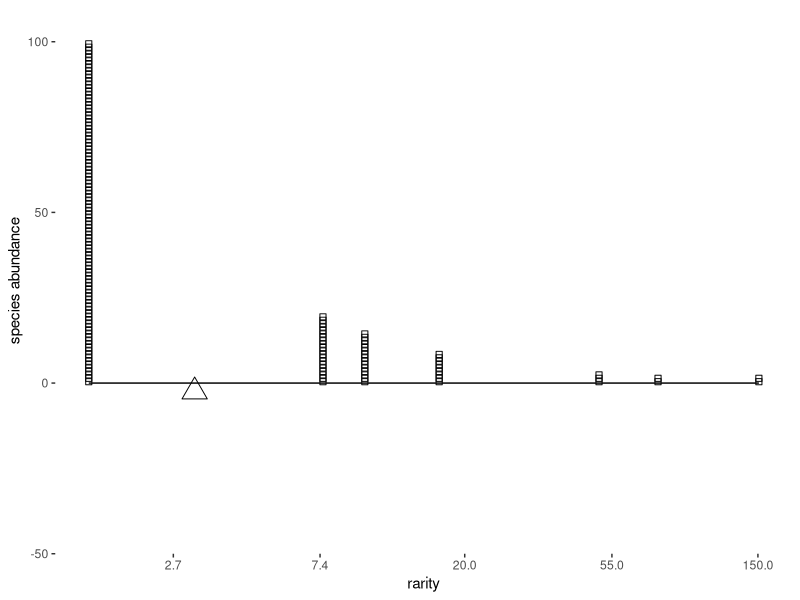

This figure's R source:
library(tidyverse)
library(ggthemes)

## TODO
## Not worry too much
## stacking of repeats
## goff (a formula and maybe an argument)
## Control triangle position
## Worry about limits

theme_set(theme_tufte(base_family = "sans"))
library(scales) # trans_new() is in the scales library

epsPretty <- 0
offStart <- 0

pfun=function(x, pow, offset=offStart){
	if (pow==0) return(log(x))
	r <- sign(pow)*(x+offset)^pow
	## cat("pfun", x, "pow", pow, "v", r, "\n")
	return(r)
}

ipfun=function(x, pow, offset=offStart){
	if (pow==0) return(exp(x))
	r <- sign(pow)*(x)^(1/pow)
	## cat("ipfun", x, "pow", pow, "v", r, "\n")
	return(r)
}

# Diversity function 
dfun<-function(ab, l){
	rp <- ab/sum(ab)
	return(ipfun(sum(rp*pfun(1/rp, l)),l))
}

# round numbers, more aggressively the larger they are
prettify <- function(breaks){
    digits <- -floor(log10(abs(breaks))) + 1
    digits[breaks == 0] <- 0
    return(round(breaks, digits = digits))
}

power_trans = function(pow) trans_new(name="power"
   , transform = function(x) pfun(x, pow)
	, inverse = function(x) ipfun(x, pow)
	, breaks = function(x) prettify(
		trans_breaks(
			function(x) pfun(x, pow), function(x) ipfun(x, pow), n = 5
		)(c(epsPretty,x)*1.1)
	)
   , domain = c(1, 10000)
)

# replicate to make stacks with geom_point
# Doesn't work (stack) if we have repeated abundance values
fancy_rep<-function(df){
	return(data.frame(df[rep(1:nrow(df), df$abundance),])
		%>% group_by(abundance) %>% mutate(gr=1:length(abundance))
	)
}

base_plot <- function(abundance, pointScale=200){

	rf <- tibble(names = as.factor(1:length(abundance))
		, abundance
		, rarity = sum(abundance)/abundance
	)
	rfrepeated <-fancy_rep(rf) 

	pointsize <- pointScale/max(abundance)
	goff <- 0.6

	return(ggplot(rfrepeated, aes(x=rarity))
		+ geom_point(aes(y=gr-goff), size=pointsize, shape=22) ## FIX (magic)

	   # fix x-axis
		+ scale_y_continuous(
			expand=c(0,0)
			, limits=c(-50, 1.1*max(rf$abundance))
		)

		# make axis lines with line segments 
		+ geom_segment(
			aes(x, y, xend=xend, yend=yend)
			, data=data.frame(
				x=c(min(rf$rarity))
				, y=c(0)
				, xend=c(max(rf$rarity))
				, yend=c(0)
			)
		)

		+ theme(legend.position="none")
		+ labs(y="species abundance")
	)
}

scale_plot <- function(ab, ell){
	div <- dfun(ab, ell)
	print(div)
	return (base_plot(ab) 
		+ geom_point(
			data=tibble(x=div, y=-0.025*max(ab))
			, size=6, shape=2
			, aes(x, y)
		)
		+ scale_x_continuous(trans=power_trans(pow=ell))
		+ coord_cartesian(clip="off")
	)
}

mean_points <- function(ab, ell){
	div <- Vectorize(dfun, vectorize.args=("l"))(ab, ell)
	return(geom_point(
		data=tibble(x=div, y=0*div)
		, aes(x, y)
		, inherits.aes=FALSE
	))
}

ab <- c(20, 15, 9, 3, 2, 1, 1)
ab <- c(100, 20, 15, 9, 3, 2, 1, 1)

print(scale_plot(ab, 0))

# rarity_plot(ab,1)
